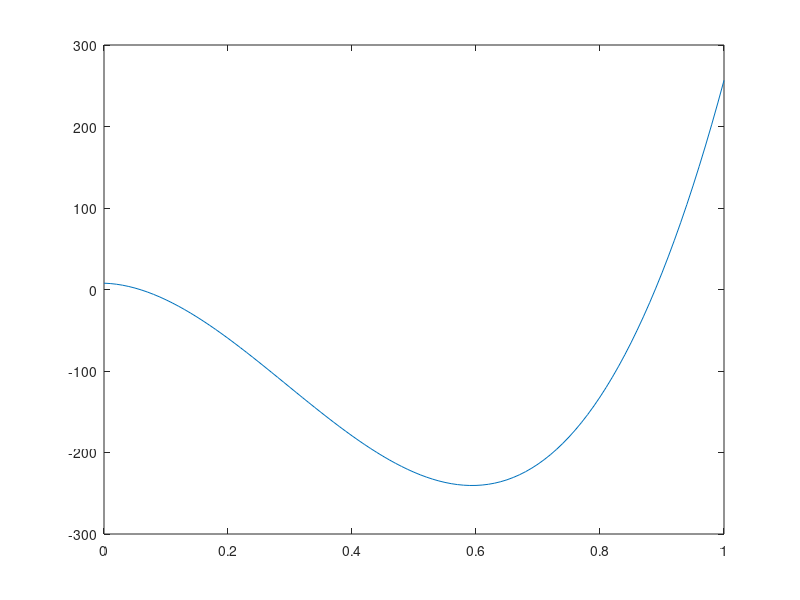

This figure's MATLAB source:
lambda = 2.25;
beta = 1;
%From "advanced in prospect theory cumulative representation of uncertainty"


N = 2000;
%n_target = N/3*2; %data amount utility is 2/3 at this number
n_target = 600; %data amount utility is 2/3 at this number

k = 0.909;
%g = 0.271;
l=(3*k-1)/n_target;

n = 1000;
u = 0.65;



c = 1;

theta = 0.05;



W_max = 1;

beta1 = 1; 
M = c * lambda /n*power(1/n,beta1);
temp = 0; 
for i = 1:n
    temp = temp + power(i,beta1);
end
 
M = M*temp;

%C = -k/l/log(theta);
B = M/W_max;

%solu = (sqrt(1+C/A)-1)/C

A1 = -18 * B^4 * k^2 * N^2 - 72 *B^5 *k *l *N^2 + 2 * B^3 * k^3 * N^3 - 12 *B^4 *k^2 *l *N^3 - 30 *B^5 *k *l^2 *N^3 - 16 * B^6 *l^3 *N^3;
A2 = 3 * B^2 * k * N * (-4 * B - 3 * B * l * N) - (-B *k *N + 2 *B^2 *l *N)^2;
A3 = (-B * k * N + 2 * B^2 *l *N)/(3 *B^2 *k *N);

solu1 = - A3 - power(2,1/3)*A2/(3*B^2*k*N*(A1+sqrt(A1^2+4*A2^3))^(1/3))+ 1/3/power(2,1/3)/B^2/k/N*(A1+sqrt(A1^2+4*A2^3))^(1/3)
solu2 = - A3 +(1+j*sqrt(3))*A2/(3*2^(2/3)*B^2*k*N*(A1+sqrt(A1^2+4*A2^3))^(1/3)) - 1/6/power(2,1/3)/B^2/k/N*(1-j*sqrt(3))*(A1+sqrt(A1^2+4*A2^3))^(1/3)
solu3 = - A3 +(1-j*sqrt(3))*A2/(3*2^(2/3)*B^2*k*N*(A1+sqrt(A1^2+4*A2^3))^(1/3)) - 1/6/power(2,1/3)/B^2/k/N*(1+j*sqrt(3))*(A1+sqrt(A1^2+4*A2^3))^(1/3)

%opt_eps_max_appro = [opt_eps_max_appro solu3];

x = 0:0.01:1;
y = (1-2*B*x).*(2+l*N*(1-B*x))-k*N*B*x.^2.*(1-B*x);
plot(x,y)

s1 = (1-2*B*solu1)*(2+l*N*(1-B*solu1))-k*N*B*solu1^2*(1-B*solu1)
s2 = (1-2*B*solu2)*(2+l*N*(1-B*solu2))-k*N*B*solu2^2*(1-B*solu2)
s3 = (1-2*B*solu3)*(2+l*N*(1-B*solu3))-k*N*B*solu3^2*(1-B*solu3)

%solu4 = -l/k+sqrt(l^2/k^2+W_max*l/M/k);

%s3 = (1-2*B*solu4)*(2+l*N*(1-B*solu4))-k*N*B*solu4^2*(1-B*solu4)